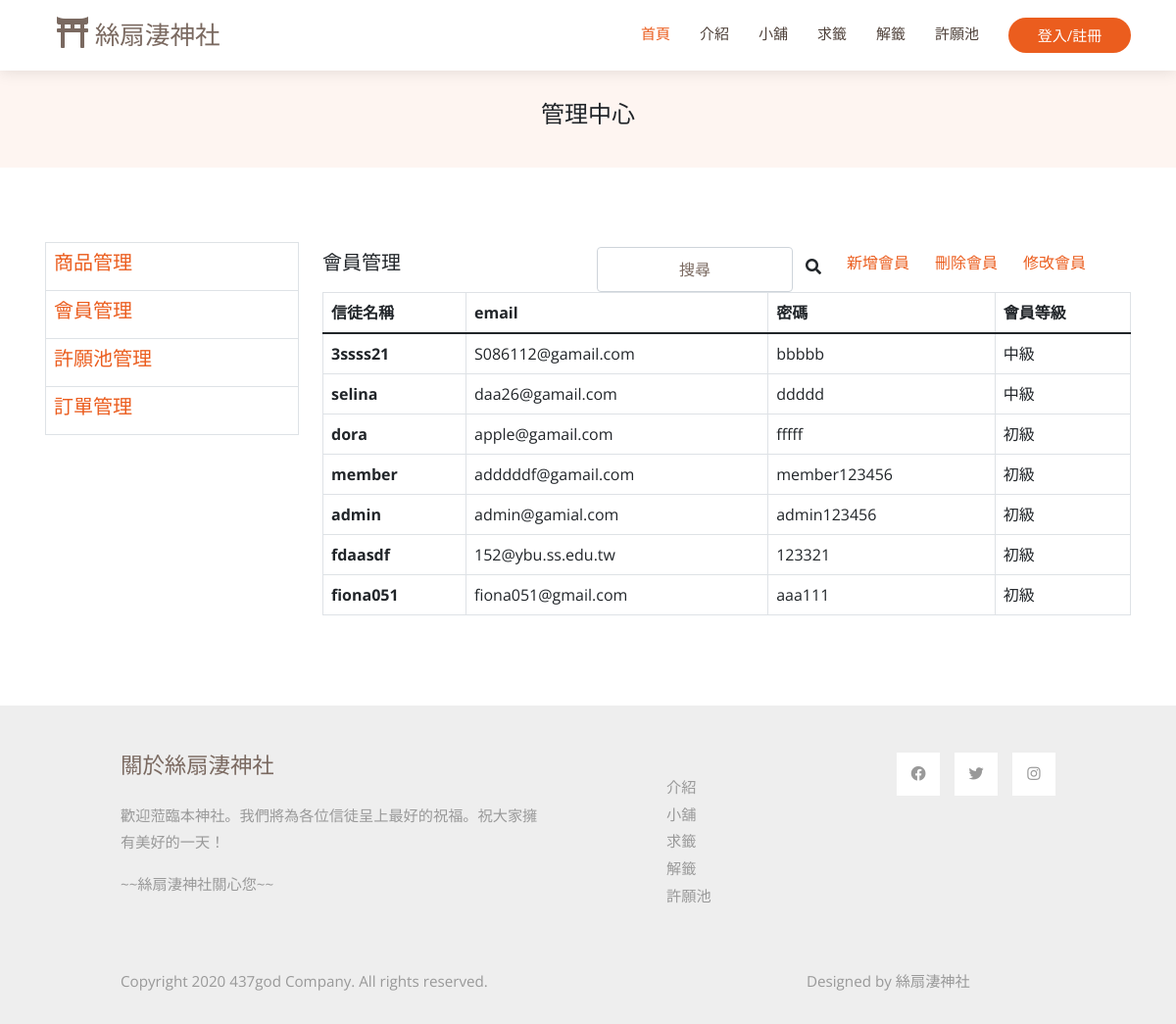
The page /會員管理.php on the database as committed earlier.
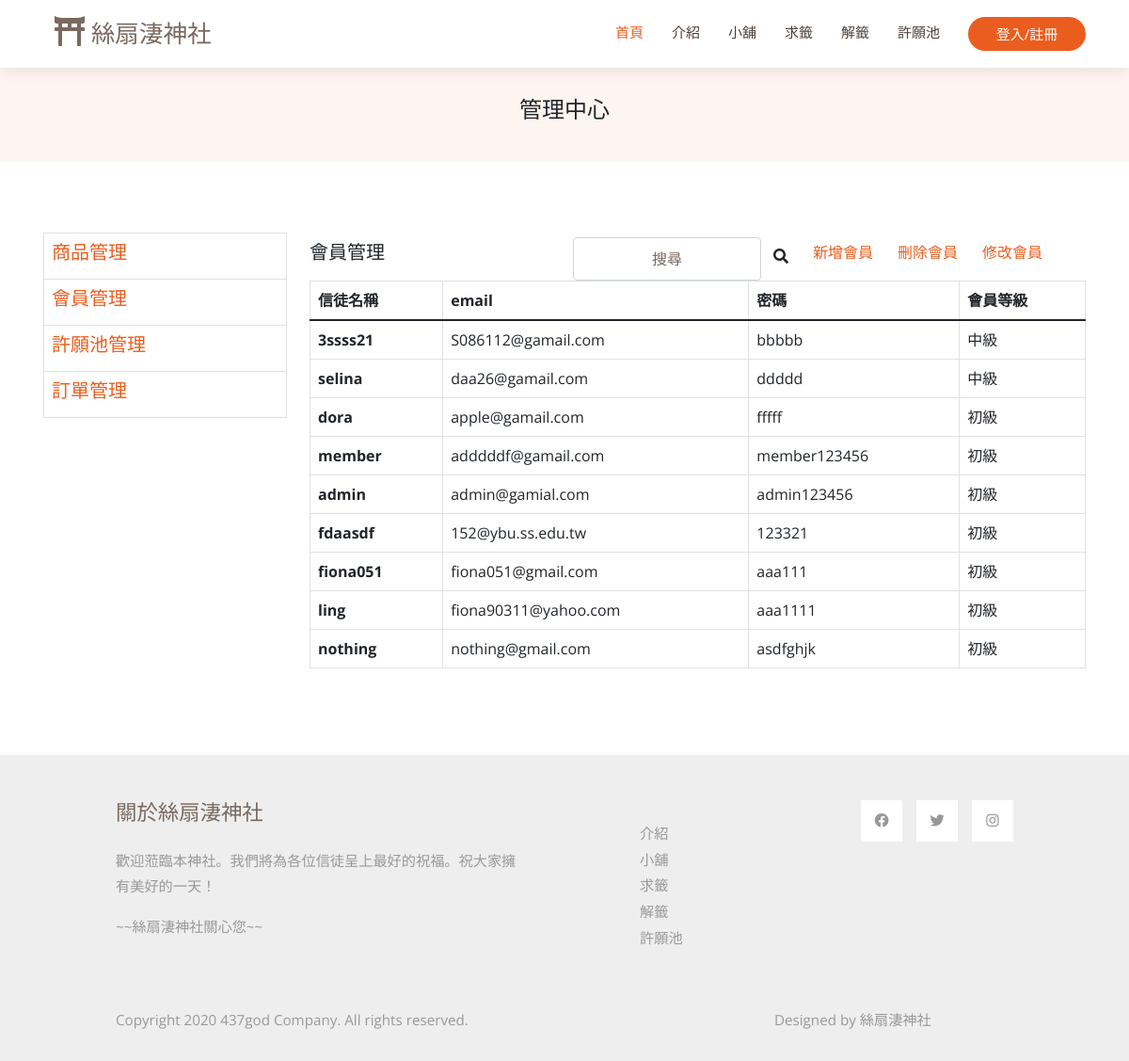
The same page on the database as committed later.
### tables this page shows
CREATE TABLE `member` (
  `member_name` varchar(20) NOT NULL,
  `member_email` varchar(20) NOT NULL,
  `member_password` varchar(20) NOT NULL,
  `member_level` varchar(5) NOT NULL,
  `order_amount` int(11) NOT NULL
);

### 會員管理.php (the view, shortened to what this page needs)
<!DOCTYPE html>
<html lang="en">
<head>
  <?php
    include ("template.php");
    echo $vendorcss;
    echo $maincss;
  ?>
  <?php
  $search='';
    include("mysql_connect.inc.php");
    if ($result = mysqli_query($link, "SELECT * FROM member WHERE (`member_name` LIKE '%$search%') OR (`member_email` LIKE '%$search%') OR (`member_password` LIKE '%$search%') OR (`member_level` LIKE '%$search%')")) {
    while ($row = mysqli_fetch_assoc($result)) {
    $data .= "<tr><th scope=\"row\">$row[member_name]</th><td>$row[member_email]</td><td>$row[member_password]</td><td>$row[member_level]</td></tr>";
    }
    }
  ?>
</head>
<body>
  <?php
    include ("template.php");
  ?>
  <header id="header" class="fixed-top d-flex align-items-center">
    <div class="container d-flex align-items-center justify-content-between">
      <div class="container-fluid">
        <a class="navbar-brand" href="index.php">
            <i class="fas fa-film mr-2"></i>
            絲扇淒神社
        </a>
      </div>
      <nav id="navbar" class="navbar">
        <ul>
          <li><a class="nav-link scrollto active" href="index.php">首頁</a></li>
          <li><a class="nav-link scrollto" href="index.php">介紹</a></li>
          <li><a class="nav-link scrollto" href="store-page.php">小舖</a></li>
          <li><a class="nav-link scrollto" href="求籤.php">求籤</a></li>
          <li><a class="nav-link scrollto" href="解籤1.php">解籤</a></li>
          <li><a class="nav-link scrollto" href="許願池.php">許願池</a></li>
          <?php
            if (isset($_SESSION['Name'])) {
              if($_SESSION["Name"] == 'admin')
              {
                echo '<li><a class="nav-link scrollto" href="商品管理.php">管理中心</a></li>';
                echo '<li><a href="logout.php">'.$_SESSION['Name'].'   登出</a></li>';
              }
              else
              {
                echo '<li><a class="nav-link scrollto" href="訂單管理.php">訂單查詢</a></li>';
                echo '<li><a href="logout.php">'.$_SESSION['Name'].'   登出</a></li>';
              }
            } else {
              echo '<li><button class="getstarted button1" onclick="document.getElementById(\'id01\').style.display=\'block\'" style="width: 125px; padding-top: 7px;">登入/註冊</button></li>';
            }
          ?>
        </ul>
      </nav>
    </div>
  </header>
  <main id="main">
    <section class="breadcrumbs">
        <div class="container">
          <div class="d-flex justify-content-between align-items-center">
            <h2>管理中心</h2>
          </div>
        </div>
    </section>
    <section id="store" class="portfolio">
      <div class="container" data-aos="fade-up">
        <div class="row" data-aos="fade-up" data-aos-delay="100">
          <div class="col-3">
            <table class="table table-bordered">
              <tr>
                <th><button id="product-manager"><h5><a href="商品管理.php">商品管理</h5></button></th>
              </tr>
              <tr>
                <th><button id="member-manager"><h5><a href="會員管理.php">會員管理</h5></button></th>
              </tr>
              <tr>
                <th>
                  <button id="wish-manager"><h5><a href="許願池管理.php">許願池管理</a></h5></button>
                </th>
              </tr>
              <tr>
                <th>
                  <button id="order-manager"><h5><a href="orderForManager.php">訂單管理</a></h5></button>
                </th>
              </tr>
            </table>
          </div>
          <div class="col-9">
            <div class="row">
              <div id="title">
                <table>
                    <tr>
                      <td scope="col"><h5>會員管理<h5></td>
                      <div class="search">
                        <form>
                          <td scope="col" style="float: left; margin-left: 200px">
                            <input type="text" class="input form-control" placeholder="搜尋" name="search" style="width: 200px">
                          </td>
                          <td scope="col">
                            <button class="btn" type="submit"><i class="fas fa-search"></i></button>
                          </td>
                        </form>
                      </div>
                      <td scope="col">
                        <button type="button" id="newProduct" class="btn">
                          <a href="insertMember.php"><h6>新增會員<h6>
                        </button>
                      </td>
                      <td scope="col">
                        <button type="button" id="newProduct" class="btn">
                          <a href="delete.php"><h6>刪除會員<h6>
                        </button>
                      </td>
                      <td scope="col">
                        <button type="button" id="newProduct" class="btn">
                          <a href="updateMember.php"><h6>修改會員<h6>
                        </button>
                      </td>
                    </tr>
                </table>
              </div>
            </div>
            <div id="member-table">
              <table id="table-member" class="table table-bordered">
                <thead>
                  <tr>
                    <th scope="col">信徒名稱</th>
                    <th scope="col">email</th>
                    <th scope="col">密碼</th>
                    <th scope="col">會員等級</th>
                  </tr>
                </thead>
                <?php echo $data;?>
              </table>
            </div>
          </div>
        </div>
      </div>
    </section>
  </main>
  <?php
  include ("template.php");
  ?>
</body>
</html>

### template.php (shortened to what this page needs)
<?php
$maincss=
'
<link rel="stylesheet" href="css/style.css">
<link rel="stylesheet" href="css/style1.css">
<link rel="stylesheet" href="css/templatemo-style.css">
<link rel="stylesheet" href="fontawesome/css/all.min.css">';
$vendorcss=
'
<link href="https://fonts.googleapis.com/css?family=Open+Sans:300,300i,400,400i,600,600i,700,700i|Raleway:300,300i,400,400i,600,600i,700,700i" rel="stylesheet">
<link rel="stylesheet" href="vendor/aos/aos.css">
<link rel="stylesheet" href="vendor/bootstrap/css/bootstrap.min.css">
<link rel="stylesheet" href="vendor/bootstrap-icons/bootstrap-icons.css">
<link rel="stylesheet" href="vendor/boxicons/css/boxicons.min.css">
<link rel="stylesheet" href="vendor/glightbox/css/glightbox.min.css">
<link rel="stylesheet" href="vendor/swiper/swiper-bundle.min.css">';
?>

### css/style.css (style rules this page uses)
body { font-family: "Open Sans", sans-serif; color: #212529; }
a { color: #eb5d1e; text-decoration: none; }
h1, h2, h3, h4, h5, h6, .font-primary { font-family: "Raleway", sans-serif; }
#header { height: 72px; transition: all 0.5s; z-index: 997; transition: all 0.5s; background: #fff; box-shadow: 0px 2px 15px rgba(0, 0, 0, 0.1); }
#main { margin-top: 72px; }
.navbar { padding: 0; }
.navbar ul { margin: 0; padding: 0; display: flex; list-style: none; align-items: center; }
.navbar li { position: relative; }
.navbar a, .navbar a:focus { display: flex; align-items: center; justify-content: space-between; padding: 10px 0 10px 30px; font-size: 15px; color: #4e4039; white-space: nowrap; transition: 0.3s; }
.navbar a:hover, .navbar .active, .navbar .active:focus, .navbar li:hover > a { color: #eb5d1e; }
.navbar .getstarted, .navbar .getstarted:focus { background: #eb5d1e; color: #fff; padding: 10px 25px; margin-left: 30px; border-radius: 50px; }
section { padding: 60px 0; overflow: hidden; }
.breadcrumbs { padding: 15px 0; background-color: #fef5f1; min-height: 40px; }
.breadcrumbs h2 { font-size: 24px; font-weight: 300; }

### css/style1.css (style rules this page uses)
*, *:before, *:after { box-sizing: border-box; margin: 0; padding: 0; }
body { font-family: "Open Sans", Helvetica, Arial, sans-serif; background: #ffffff; }
input, button { border: none; outline: none; background: none; font-family: "Open Sans", Helvetica, Arial, sans-serif; }
.button1 { display: block; margin: 0 auto; width: 260px; height: 36px; border-radius: 30px; color: #fff; font-size: 15px; cursor: pointer; }
h2 { width: 100%; font-size: 26px; text-align: center; }
input { display: block; width: 100%; margin-top: 5px; padding-bottom: 5px; font-size: 16px; border-bottom: 1px solid rgba(0, 0, 0, 0.4); text-align: center; }
.container { padding: 16px; }

### css/templatemo-style.css (style rules this page uses)
p { line-height: 1.8; }
a { text-decoration: none; transition: all 0.3s ease; }
.container-fluid { max-width: 1770px; }
.tm-container-small { max-width: 1050px; }
.btn { border-radius: 0; }
.form-control { padding: 10px 20px; width: 100%; height: auto; }
.navbar-brand { color: rgb(122, 105, 96); font-size: 1.6rem; }
.navbar-brand i { font-size: 2rem; }
.tm-text-primary { color: rgb(122, 105, 96); }
.tm-bg-gray { background-color: #EEEEEE; }
.nav-link { color: #666666; border-bottom: 4px solid transparent; font-size: 1.2rem; }
p, .tm-text-gray { color: #999; }
.tm-footer-links li { list-style: none; margin-bottom: 5px; }
.tm-footer-links li a { color: #999999; }
.tm-social-links li { list-style: none; margin-right: 15px; }
.tm-social-links li:last-child { margin-right: 0; }
.tm-social-links li a { color: #999999; width: 44px; height: 44px; display: flex; background-color: #fff; align-items: center; justify-content: center; }
.tm-footer { font-size: 0.95rem; }
.tm-footer-title { font-size: 1.4rem; }
.form-control, input:-internal-autofill-selected, select:not([multiple]) { color: #7a6960 !important; }
.form-control::placeholder { color: #7a6960; opacity: 1; }

Rows that differ between the two databases and show on the page:
added member: member_name "ling", member_email "fiona90311@yahoo.com", member_password "aaa1111", member_level "初級"
added member: member_name "nothing", member_email "nothing@gmail.com", member_password "asdfghjk", member_level "初級"
